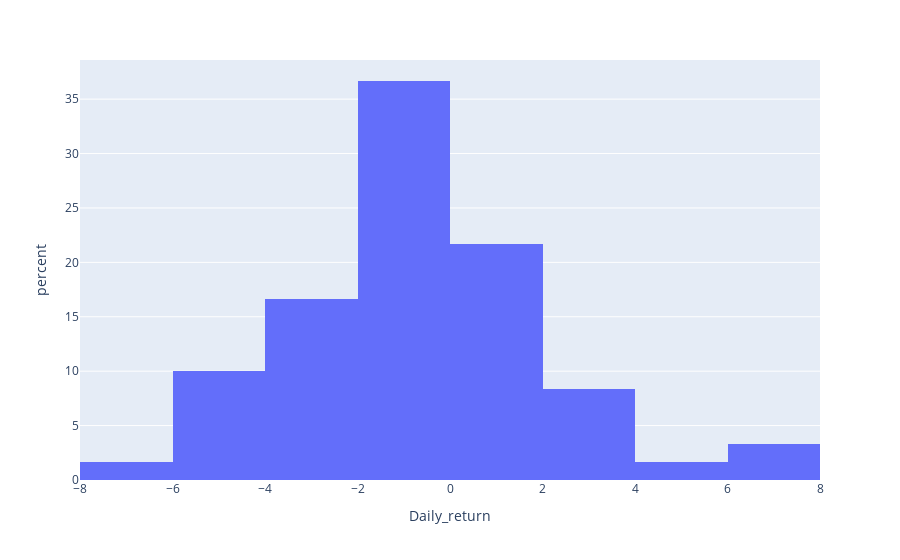

Notebook code for this chart:
### Code cell
dfig = go.Figure()
px.histogram(df.head(60), x="Daily_return",histnorm='percent')

### Figure 1 — Plotly figure (JSON) as saved in the notebook; plotly's stock layout.template omitted (floating-point values rounded to 4 significant figures)
{"data": [{"alignmentgroup": "True", "bingroup": "x", "histnorm": "percent", "hovertemplate": "Daily_return=%{x}<br>percent=%{y}<extra></extra>", "legendgroup": "", "marker": {"color": "#636efa"}, "name": "", "offsetgroup": "", "orientation": "v", "showlegend": false, "type": "histogram", "x": [-0.1269, -0.1271, 2.926, 2.101, 1.695, -0.119, -3.933, -1.117, 0.6274, -0.1247, 0.2497, -2.117, -0.8906, -0.2567, 0.9009, -0.3827, 3.329, -0.1239, -0.2481, -2.363, -0.3822, 0, 1.79, -3.015, 0.2591, 0.5168, -1.285, -6.25, -2.778, 3.714, -3.581, 0, -2.857, -5.294, -0.6211, -2.5, 7.372, 4.478, 2.286, 1.397, -0.2755, -4.696, -1.739, 6.785, 1.796, -2.985, -1.678, -0.1422, 0.4274, 1.277, -3.081, -4.046, -0.4518, -0.1513, -4.545, -5.079, -0.5017, -0.1681, -0.5051, -5.415], "xaxis": "x", "yaxis": "y"}], "layout": {"barmode": "relative", "legend": {"tracegroupgap": 0}, "margin": {"t": 60}, "xaxis": {"anchor": "y", "domain": [0, 1], "title": {"text": "Daily_return"}}, "yaxis": {"anchor": "x", "domain": [0, 1], "title": {"text": "percent"}}}}
